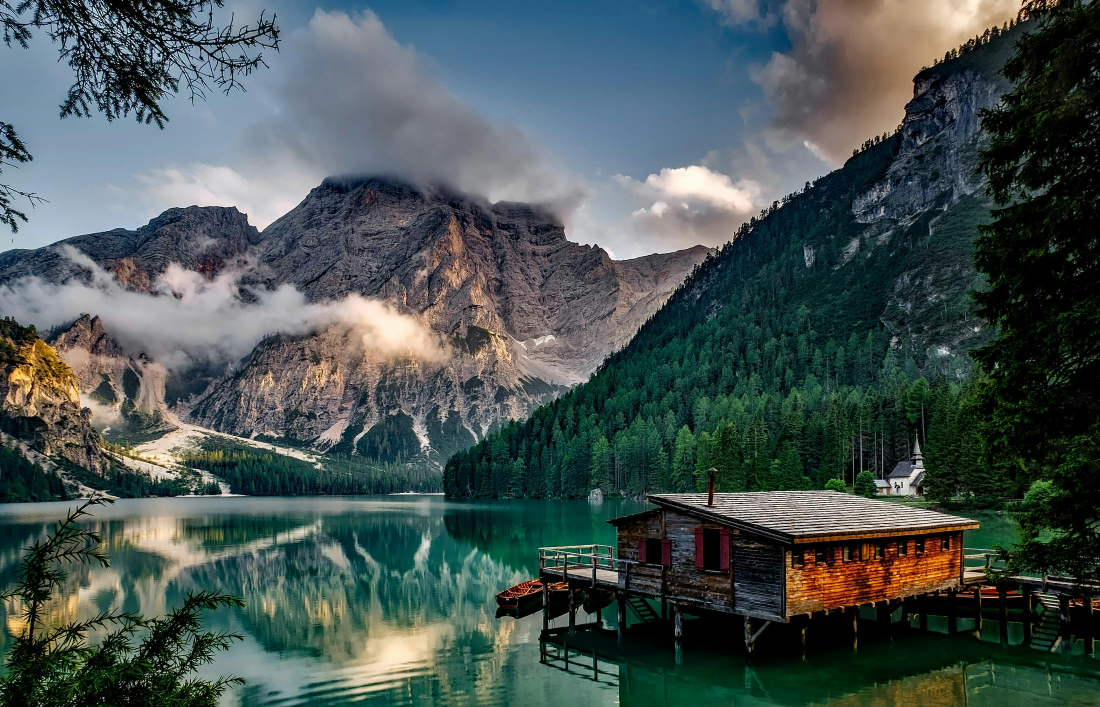
#> input picture test.jpg, 2200 x 1414 px (shown at 1/2 size)
$ python main.py
#> lines starting #> are read from the running program, lines starting #| are printed output that depends on the picture
import cv2
import numpy as np

def cartoonize_image(img_path, k=15):
    # Wczytaj i przeskaluj obraz
#> called with img_path = 'test.jpg', k = 15
    img = cv2.imread(img_path)
#> img is the input picture: shape (1414, 2200, 3); mean B, G, R 82.4, 84.3, 71.2
    img = cv2.resize(img, (800, 800))
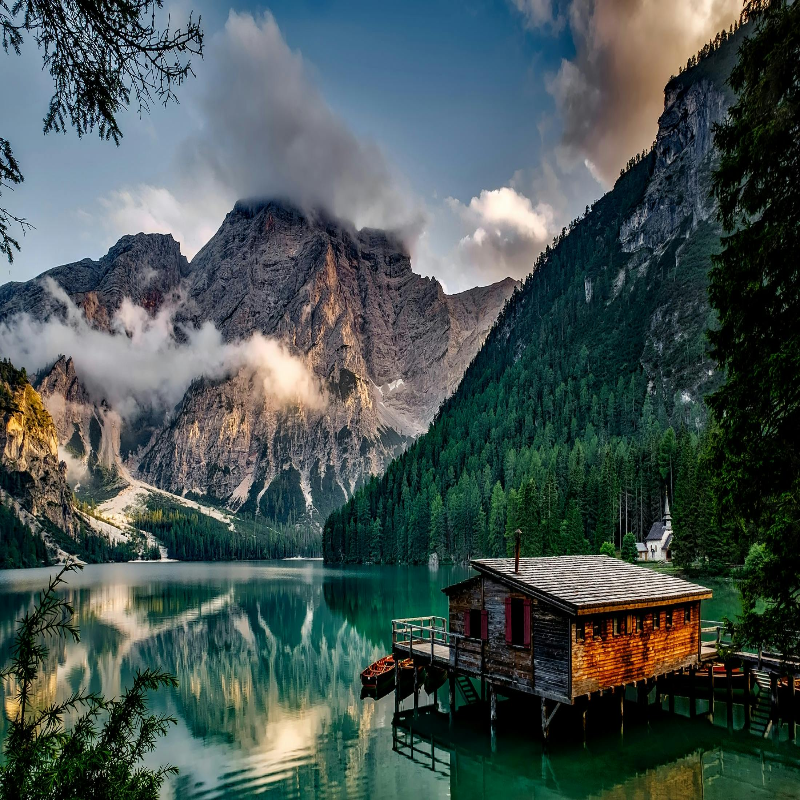
#> img: shape (800, 800, 3); mean B, G, R 82.3, 84.2, 71.1

    # 1. Wygładzanie przy zachowaniu krawędzi
    color = cv2.bilateralFilter(img, d=5, sigmaColor=50, sigmaSpace=50)

    # 2. Wykrycie krawędzi (delikatne)
    gray = cv2.cvtColor(img, cv2.COLOR_BGR2GRAY)
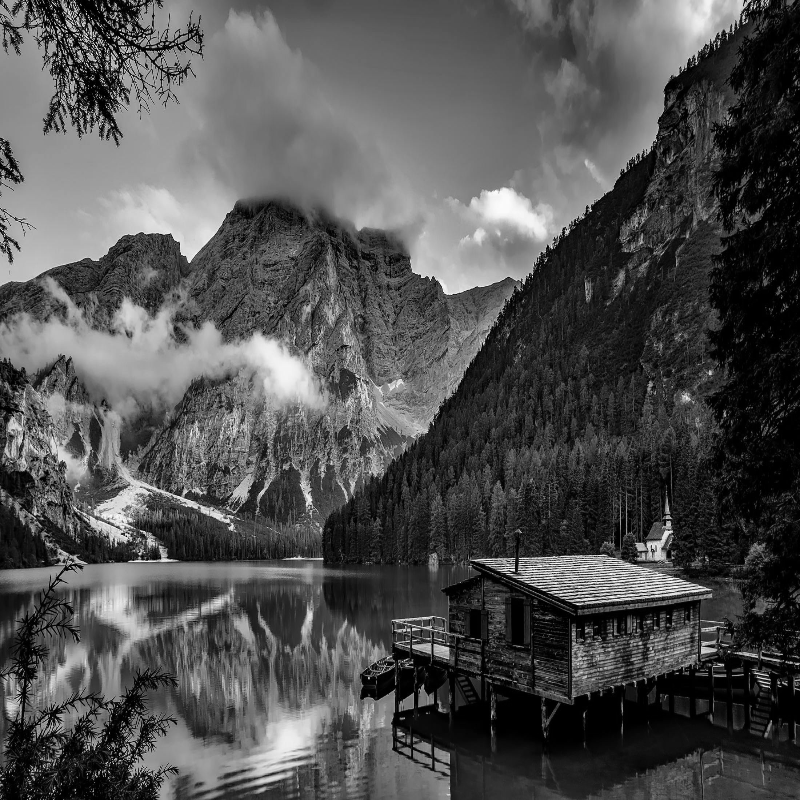
#> gray: shape (800, 800); min 0, max 253, mean 80
    edges = cv2.Canny(gray, 60, 120)
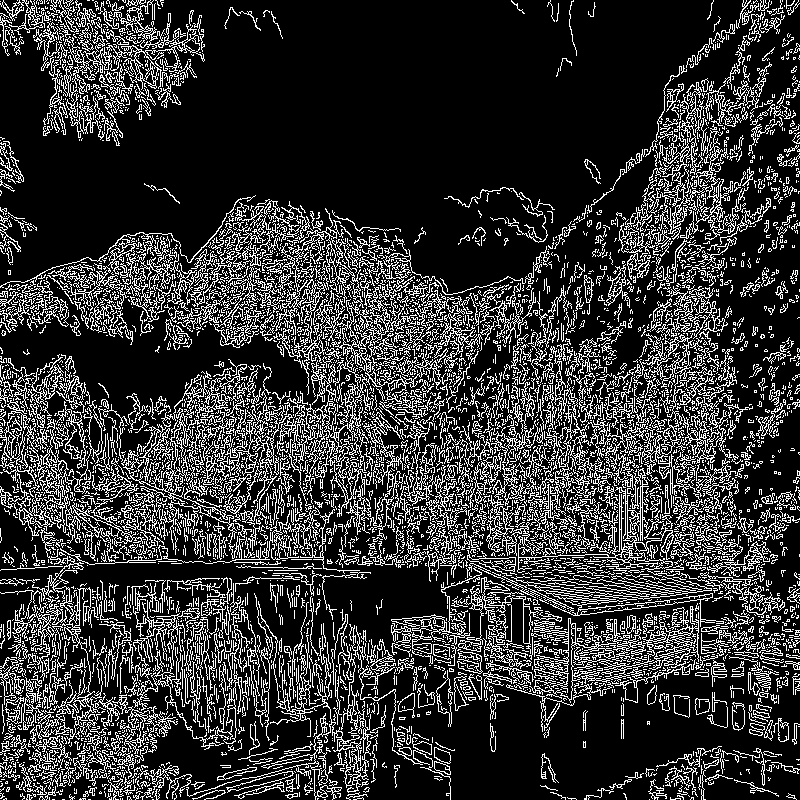
#> edges: shape (800, 800); 20.6% white in thin lines or dots
    edges_inv = cv2.bitwise_not(edges)
#> edges_inv: shape (800, 800); 79.4% white; black in thin lines or dots
    edges_rgb = cv2.cvtColor(edges_inv, cv2.COLOR_GRAY2BGR)
#> edges_rgb: shape (800, 800, 3); 79.4% white; black in thin lines or dots
#> (the run stopped early here; a loop or call above may not have finished)
